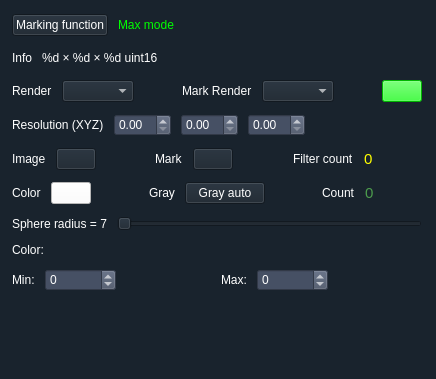
<?xml version="1.0" encoding="UTF-8"?>
<ui version="4.0">
 <class>fun_Form</class>
 <widget class="QWidget" name="fun_Form">
  <property name="geometry">
   <rect>
    <x>0</x>
    <y>0</y>
    <width>436</width>
    <height>379</height>
   </rect>
  </property>
  <property name="windowTitle">
   <string>FunWidget</string>
  </property>
  <property name="styleSheet">
   <string notr="true">color: rgb(255, 255, 255);
background-color: rgb(25, 35, 45);
font: 9pt &quot;Microsoft YaHei&quot;;</string>
  </property>
  <layout class="QHBoxLayout" name="fun_from_hbox">
   <property name="leftMargin">
    <number>9</number>
   </property>
   <item>
    <layout class="QVBoxLayout" name="fun_form_vbox">
     <item>
      <layout class="QHBoxLayout" name="zsize_fun_hbox">
       <property name="spacing">
        <number>10</number>
       </property>
       <property name="leftMargin">
        <number>3</number>
       </property>
       <property name="topMargin">
        <number>3</number>
       </property>
       <property name="rightMargin">
        <number>3</number>
       </property>
       <property name="bottomMargin">
        <number>3</number>
       </property>
       <item>
        <widget class="QPushButton" name="function_change_button">
         <property name="text">
          <string>Marking function</string>
         </property>
        </widget>
       </item>
       <item>
        <widget class="QLabel" name="function_change_label">
         <property name="styleSheet">
          <string notr="true">color: rgb(0, 255, 0);</string>
         </property>
         <property name="text">
          <string>Max mode</string>
         </property>
        </widget>
       </item>
       <item>
        <spacer name="horizontalSpacer_7">
         <property name="orientation">
          <enum>Qt::Horizontal</enum>
         </property>
         <property name="sizeHint" stdset="0">
          <size>
           <width>40</width>
           <height>20</height>
          </size>
         </property>
        </spacer>
       </item>
      </layout>
     </item>
     <item>
      <layout class="QHBoxLayout" name="info_vsize_hbox">
       <property name="spacing">
        <number>10</number>
       </property>
       <property name="leftMargin">
        <number>3</number>
       </property>
       <property name="topMargin">
        <number>3</number>
       </property>
       <property name="rightMargin">
        <number>3</number>
       </property>
       <property name="bottomMargin">
        <number>3</number>
       </property>
       <item>
        <widget class="QLabel" name="label_6">
         <property name="text">
          <string>Info</string>
         </property>
        </widget>
       </item>
       <item>
        <widget class="QLabel" name="info_num_label">
         <property name="text">
          <string>%d × %d × %d uint16</string>
         </property>
        </widget>
       </item>
       <item>
        <spacer name="horizontalSpacer">
         <property name="orientation">
          <enum>Qt::Horizontal</enum>
         </property>
         <property name="sizeHint" stdset="0">
          <size>
           <width>40</width>
           <height>20</height>
          </size>
         </property>
        </spacer>
       </item>
      </layout>
     </item>
     <item>
      <layout class="QHBoxLayout" name="horizontalLayout_4">
       <property name="spacing">
        <number>10</number>
       </property>
       <property name="leftMargin">
        <number>3</number>
       </property>
       <property name="topMargin">
        <number>3</number>
       </property>
       <property name="rightMargin">
        <number>3</number>
       </property>
       <property name="bottomMargin">
        <number>3</number>
       </property>
       <item>
        <widget class="QLabel" name="label_8">
         <property name="text">
          <string>Render</string>
         </property>
        </widget>
       </item>
       <item>
        <widget class="QComboBox" name="render_mode_combo"/>
       </item>
       <item>
        <spacer name="horizontalSpacer_12">
         <property name="orientation">
          <enum>Qt::Horizontal</enum>
         </property>
         <property name="sizeHint" stdset="0">
          <size>
           <width>40</width>
           <height>20</height>
          </size>
         </property>
        </spacer>
       </item>
       <item>
        <widget class="QLabel" name="label_9">
         <property name="text">
          <string>Mark Render</string>
         </property>
        </widget>
       </item>
       <item>
        <widget class="QComboBox" name="mark_render_combo"/>
       </item>
       <item>
        <spacer name="horizontalSpacer_13">
         <property name="orientation">
          <enum>Qt::Horizontal</enum>
         </property>
         <property name="sizeHint" stdset="0">
          <size>
           <width>40</width>
           <height>20</height>
          </size>
         </property>
        </spacer>
       </item>
       <item>
        <widget class="QPushButton" name="MarkColorDialog_button">
         <property name="styleSheet">
          <string notr="true">background-color: rgb(0, 255, 0);</string>
         </property>
         <property name="text">
          <string/>
         </property>
        </widget>
       </item>
      </layout>
     </item>
     <item>
      <layout class="QHBoxLayout" name="horizontalLayout_3">
       <property name="spacing">
        <number>10</number>
       </property>
       <property name="leftMargin">
        <number>3</number>
       </property>
       <property name="topMargin">
        <number>3</number>
       </property>
       <property name="rightMargin">
        <number>3</number>
       </property>
       <property name="bottomMargin">
        <number>3</number>
       </property>
       <item>
        <widget class="QLabel" name="label_5">
         <property name="text">
          <string>Resolution (XYZ)</string>
         </property>
        </widget>
       </item>
       <item>
        <widget class="QDoubleSpinBox" name="x_px_spinbox">
         <property name="styleSheet">
          <string notr="true">background-color: rgb(70, 80, 100);</string>
         </property>
         <property name="decimals">
          <number>2</number>
         </property>
        </widget>
       </item>
       <item>
        <widget class="QDoubleSpinBox" name="y_px_spinbox">
         <property name="styleSheet">
          <string notr="true">background-color: rgb(70, 80, 100);</string>
         </property>
         <property name="decimals">
          <number>2</number>
         </property>
        </widget>
       </item>
       <item>
        <widget class="QDoubleSpinBox" name="z_px_spinbox">
         <property name="styleSheet">
          <string notr="true">background-color: rgb(70, 80, 100);</string>
         </property>
         <property name="decimals">
          <number>2</number>
         </property>
        </widget>
       </item>
       <item>
        <spacer name="horizontalSpacer_9">
         <property name="orientation">
          <enum>Qt::Horizontal</enum>
         </property>
         <property name="sizeHint" stdset="0">
          <size>
           <width>40</width>
           <height>20</height>
          </size>
         </property>
        </spacer>
       </item>
      </layout>
     </item>
     <item>
      <layout class="QHBoxLayout" name="horizontalLayout_2">
       <property name="spacing">
        <number>10</number>
       </property>
       <property name="leftMargin">
        <number>3</number>
       </property>
       <property name="topMargin">
        <number>3</number>
       </property>
       <property name="rightMargin">
        <number>3</number>
       </property>
       <property name="bottomMargin">
        <number>3</number>
       </property>
       <item>
        <widget class="QLabel" name="label_2">
         <property name="text">
          <string>Image</string>
         </property>
        </widget>
       </item>
       <item>
        <widget class="QPushButton" name="image_button">
         <property name="text">
          <string/>
         </property>
        </widget>
       </item>
       <item>
        <spacer name="horizontalSpacer_3">
         <property name="orientation">
          <enum>Qt::Horizontal</enum>
         </property>
         <property name="sizeHint" stdset="0">
          <size>
           <width>40</width>
           <height>20</height>
          </size>
         </property>
        </spacer>
       </item>
       <item>
        <widget class="QLabel" name="label_3">
         <property name="text">
          <string>Mark</string>
         </property>
        </widget>
       </item>
       <item>
        <widget class="QPushButton" name="sphere_button">
         <property name="text">
          <string/>
         </property>
        </widget>
       </item>
       <item>
        <spacer name="horizontalSpacer_4">
         <property name="orientation">
          <enum>Qt::Horizontal</enum>
         </property>
         <property name="sizeHint" stdset="0">
          <size>
           <width>40</width>
           <height>20</height>
          </size>
         </property>
        </spacer>
       </item>
       <item>
        <widget class="QLabel" name="label_7">
         <property name="text">
          <string>Filter count</string>
         </property>
        </widget>
       </item>
       <item>
        <widget class="QLabel" name="filter_nums_label">
         <property name="styleSheet">
          <string notr="true">color: rgb(255, 255, 0);
font: 11pt;</string>
         </property>
         <property name="text">
          <string>0</string>
         </property>
        </widget>
       </item>
       <item>
        <spacer name="horizontalSpacer_11">
         <property name="orientation">
          <enum>Qt::Horizontal</enum>
         </property>
         <property name="sizeHint" stdset="0">
          <size>
           <width>40</width>
           <height>20</height>
          </size>
         </property>
        </spacer>
       </item>
      </layout>
     </item>
     <item>
      <layout class="QHBoxLayout" name="there_button_hbox">
       <property name="spacing">
        <number>10</number>
       </property>
       <property name="leftMargin">
        <number>3</number>
       </property>
       <property name="topMargin">
        <number>3</number>
       </property>
       <property name="rightMargin">
        <number>3</number>
       </property>
       <property name="bottomMargin">
        <number>3</number>
       </property>
       <item>
        <widget class="QLabel" name="color_label">
         <property name="styleSheet">
          <string notr="true"/>
         </property>
         <property name="text">
          <string>Color</string>
         </property>
        </widget>
       </item>
       <item>
        <widget class="QPushButton" name="openColorDialog_button">
         <property name="styleSheet">
          <string notr="true">background-color: rgb(255, 255, 255);</string>
         </property>
         <property name="text">
          <string/>
         </property>
        </widget>
       </item>
       <item>
        <spacer name="horizontalSpacer_2">
         <property name="orientation">
          <enum>Qt::Horizontal</enum>
         </property>
         <property name="sizeHint" stdset="0">
          <size>
           <width>40</width>
           <height>20</height>
          </size>
         </property>
        </spacer>
       </item>
       <item>
        <widget class="QLabel" name="label">
         <property name="text">
          <string>Gray</string>
         </property>
        </widget>
       </item>
       <item>
        <widget class="QPushButton" name="gray_auto_change_button">
         <property name="styleSheet">
          <string notr="true"/>
         </property>
         <property name="text">
          <string>Gray auto</string>
         </property>
        </widget>
       </item>
       <item>
        <spacer name="horizontalSpacer_8">
         <property name="orientation">
          <enum>Qt::Horizontal</enum>
         </property>
         <property name="sizeHint" stdset="0">
          <size>
           <width>40</width>
           <height>20</height>
          </size>
         </property>
        </spacer>
       </item>
       <item>
        <widget class="QLabel" name="label_4">
         <property name="text">
          <string>Count</string>
         </property>
        </widget>
       </item>
       <item>
        <widget class="QLabel" name="nums_label">
         <property name="styleSheet">
          <string notr="true">color: rgb(76, 156, 76);
font: 11pt;</string>
         </property>
         <property name="text">
          <string>0</string>
         </property>
        </widget>
       </item>
       <item>
        <spacer name="horizontalSpacer_6">
         <property name="orientation">
          <enum>Qt::Horizontal</enum>
         </property>
         <property name="sizeHint" stdset="0">
          <size>
           <width>40</width>
           <height>20</height>
          </size>
         </property>
        </spacer>
       </item>
      </layout>
     </item>
     <item>
      <layout class="QHBoxLayout" name="sphere_size_hbox">
       <property name="spacing">
        <number>10</number>
       </property>
       <property name="leftMargin">
        <number>3</number>
       </property>
       <property name="topMargin">
        <number>3</number>
       </property>
       <property name="rightMargin">
        <number>3</number>
       </property>
       <property name="bottomMargin">
        <number>3</number>
       </property>
       <item>
        <widget class="QLabel" name="sphere_size_label">
         <property name="styleSheet">
          <string notr="true"/>
         </property>
         <property name="text">
          <string>Sphere radius = 7</string>
         </property>
        </widget>
       </item>
       <item>
        <widget class="QSlider" name="sphere_size_slider">
         <property name="minimum">
          <number>1</number>
         </property>
         <property name="maximum">
          <number>30</number>
         </property>
         <property name="orientation">
          <enum>Qt::Horizontal</enum>
         </property>
        </widget>
       </item>
      </layout>
     </item>
     <item>
      <layout class="QHBoxLayout" name="horizontalLayout">
       <property name="spacing">
        <number>10</number>
       </property>
       <property name="leftMargin">
        <number>3</number>
       </property>
       <property name="topMargin">
        <number>3</number>
       </property>
       <property name="rightMargin">
        <number>3</number>
       </property>
       <property name="bottomMargin">
        <number>3</number>
       </property>
       <item>
        <layout class="QFormLayout" name="graphWidget_form">
         <property name="horizontalSpacing">
          <number>6</number>
         </property>
         <property name="verticalSpacing">
          <number>6</number>
         </property>
         <item row="0" column="0">
          <widget class="QLabel" name="gray_label">
           <property name="text">
            <string>Color:</string>
           </property>
          </widget>
         </item>
         <item row="0" column="1">
          <widget class="QWidget" name="graphframe" native="true"/>
         </item>
        </layout>
       </item>
      </layout>
     </item>
     <item>
      <layout class="QHBoxLayout" name="gray_max_min_hbox">
       <property name="spacing">
        <number>10</number>
       </property>
       <property name="leftMargin">
        <number>3</number>
       </property>
       <property name="topMargin">
        <number>3</number>
       </property>
       <property name="rightMargin">
        <number>3</number>
       </property>
       <property name="bottomMargin">
        <number>3</number>
       </property>
       <item>
        <widget class="QLabel" name="gray_min_num_label">
         <property name="text">
          <string>Min:</string>
         </property>
        </widget>
       </item>
       <item>
        <widget class="QSpinBox" name="gray_min_num">
         <property name="styleSheet">
          <string notr="true">background-color: rgb(70, 80, 100);</string>
         </property>
         <property name="minimum">
          <number>-99999999</number>
         </property>
         <property name="maximum">
          <number>99999999</number>
         </property>
        </widget>
       </item>
       <item>
        <spacer name="horizontalSpacer_5">
         <property name="orientation">
          <enum>Qt::Horizontal</enum>
         </property>
         <property name="sizeHint" stdset="0">
          <size>
           <width>40</width>
           <height>20</height>
          </size>
         </property>
        </spacer>
       </item>
       <item>
        <widget class="QLabel" name="gray_max_num_label">
         <property name="text">
          <string>Max:</string>
         </property>
        </widget>
       </item>
       <item>
        <widget class="QSpinBox" name="gray_max_num">
         <property name="styleSheet">
          <string notr="true">background-color: rgb(70, 80, 100);</string>
         </property>
         <property name="minimum">
          <number>-99999999</number>
         </property>
         <property name="maximum">
          <number>99999999</number>
         </property>
        </widget>
       </item>
       <item>
        <spacer name="horizontalSpacer_10">
         <property name="orientation">
          <enum>Qt::Horizontal</enum>
         </property>
         <property name="sizeHint" stdset="0">
          <size>
           <width>40</width>
           <height>20</height>
          </size>
         </property>
        </spacer>
       </item>
      </layout>
     </item>
     <item>
      <spacer name="verticalSpacer">
       <property name="orientation">
        <enum>Qt::Vertical</enum>
       </property>
       <property name="sizeHint" stdset="0">
        <size>
         <width>20</width>
         <height>40</height>
        </size>
       </property>
      </spacer>
     </item>
    </layout>
   </item>
  </layout>
 </widget>
 <resources/>
 <connections/>
</ui>
